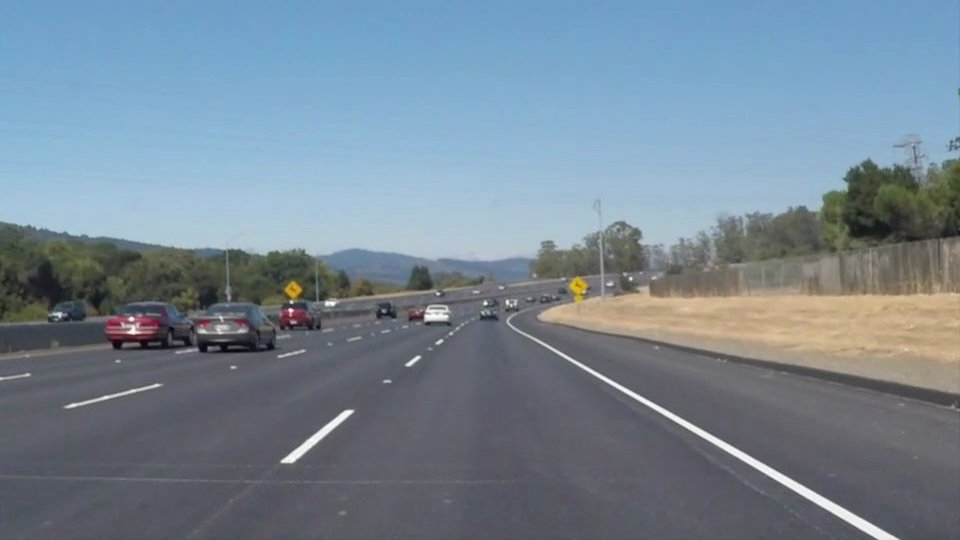
#> input picture images/solidWhiteCurve.jpg, 960 x 540 px, found by its file name
$ jupyter execute --allow-errors Road_Lane_Detection.ipynb
#> lines starting #> are read from the running program, lines starting #| are printed output that depends on the picture; after the words box and inside, x2 and y2 are one past the last pixel; in counts of white or black regions, pixels touching at a corner belong together
[cell 1]
import cv2
import matplotlib.pyplot as plt
import numpy as np

image_path = r"C:\Users\Ninad\OneDrive\Desktop\projects\road_lane_detection\lane-detection-master\images\solidWhiteCurve.jpg"
image1 = cv2.imread(image_path)
#> image1 is the input picture: shape (540, 960, 3); mean B, G, R 148.1, 134.5, 118.5
plt.imshow(image1)

[cell 2]
def grey(image):
  #convert to grayscale
    image = np.asarray(image)
    return cv2.cvtColor(image, cv2.COLOR_RGB2GRAY)

  #Apply Gaussian Blur --> Reduce noise and smoothen image
def gauss(image):
    return cv2.GaussianBlur(image, (5, 5), 0)

  #outline the strongest gradients in the image --> this is where lines in the image are
def canny(image):
    edges = cv2.Canny(image,50,150)
    return edges

[cell 3]
temp=canny(gauss(grey(image1)))
#> in grey, `return cv2.cvtColor(image, cv2.COLOR_RGB2GRAY)`:
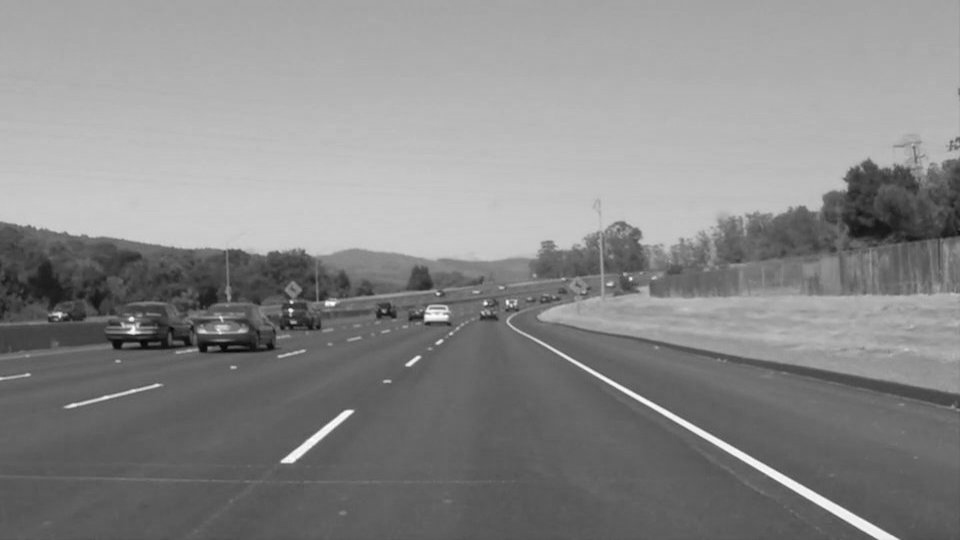
#> returned value: shape (540, 960); min 3, max 255, mean 136.7
#> in canny, `edges = cv2.Canny(image,50,150)`: edges: shape (540, 960); 1.7% white in thin lines or dots, all inside (x1, y1, x2, y2) = (0, 137, 960, 540)

[cell 4]
plt.imshow(temp)

[cell 5]
def region(image):
    height, width = image.shape
    print(height,width)
    #isolate the gradients that correspond to the lane lines
    triangle = np.array([
                       [(100, height), (475, 325), (width, height)]
                       ])
    #create a black image with the same dimensions as original image
    mask = np.zeros_like(image)
    #create a mask (triangle that isolates the region of interest in our image)
    mask = cv2.fillPoly(mask, triangle, 255)

    mask = cv2.bitwise_and(image, mask)
    return mask

[cell 6]
mask=region(temp)
#| 540 960
#> in region, `mask = cv2.bitwise_and(image, mask)`: mask: shape (540, 960); 0.21% white in thin lines or dots, all inside (x1, y1, x2, y2) = (280, 356, 899, 540)
plt.imshow(mask)

[cell 7]
def display_lines(image, lines):
    lines_image = np.zeros_like(image)
    #make sure array isn't empty
    if lines is not None:
        for line in lines:
            x1, y1, x2, y2 = line
            #draw lines on a black image
            cv2.line(lines_image, (x1, y1), (x2, y2), (255, 0, 0), 10)
    return lines_image

[cell 8]
def average(image, lines):
    left = []
    right = []
    for line in lines:
        x1, y1, x2, y2 = line.reshape(4)
        #fit line to points, return slope and y-int
        parameters = np.polyfit((x1, x2), (y1, y2), 1)
        slope = parameters[0]
        y_int = parameters[1]
        #lines on the right have positive slope, and lines on the left have neg slope
        if slope < 0:
            left.append([slope, y_int])
        else:
            right.append([slope, y_int])
    left=np.array(left)
    right=np.array(right)


    #takes average among all the columns (column0: slope, column1: y_int)
    right_avg = np.average(right,axis=0)
    left_avg=np.average(left,axis=0)
    #create lines based on averages calculates
    left_line = make_points(image, left_avg)
    right_line = make_points(image, right_avg)
    return np.array([left_line,right_line])

[cell 9]
def make_points(image, average):
    slope =average[0]
    y_int=average[1]
    y1 = image.shape[0]
    #how long we want our lines to be --> 3/5 the size of the image
    y2 = int(y1 * (3/5))
    #determine algebraically
    x1 = int((y1 - y_int) // slope)
    x2 = int((y2 - y_int) // slope)
    return np.array([x1, y1, x2, y2])

[cell 10]
'''##### DETECTING lane lines in image ######'''

copy = np.copy(image1)
edges = cv2.Canny(copy,50,150)
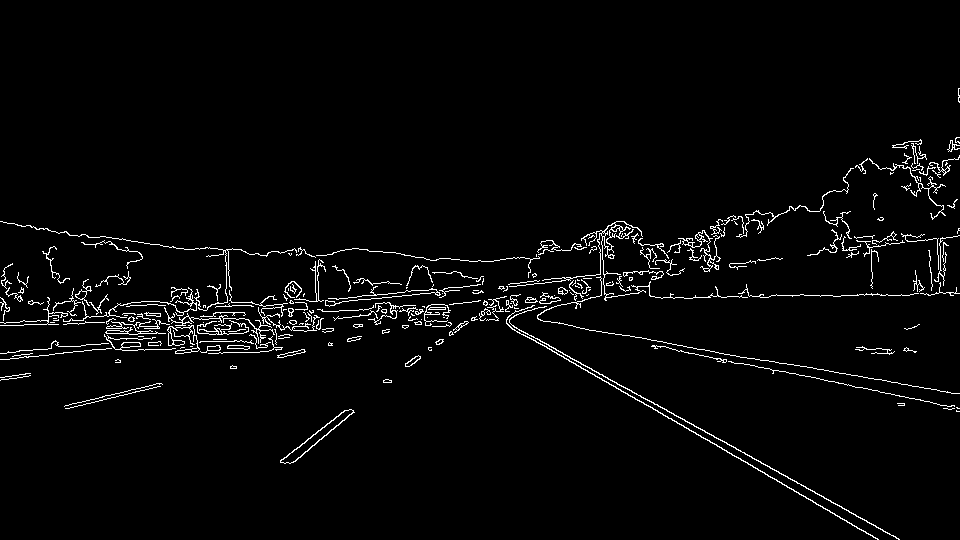
#> edges: shape (540, 960); 2.8% white in thin lines or dots, all inside (x1, y1, x2, y2) = (0, 88, 960, 540)
isolated = region(edges)
#| 540 960
#> in region (call 2), `mask = cv2.bitwise_and(image, mask)`: mask: shape (540, 960); 0.21% white in thin lines or dots, all inside (x1, y1, x2, y2) = (280, 350, 900, 540)
cv2.imshow("edges", edges)
cv2.imshow("iso", isolated)
cv2.waitKey(0)

[cell 11]
#DRAWING LINES: (order of params) --> region of interest, bin size (P, theta), min intersections needed, placeholder array,
lines = cv2.HoughLinesP(isolated, 2, np.pi/180, 100, np.array([]), minLineLength=40, maxLineGap=5)
#> lines = [[609, 384, 878, 539], [660, 407, 899, 539], [293, 462, 353, 412], [289, 453, 346, 410]]
averaged_lines = average(copy, lines)
#> the loop in average, `for line in lines:` made 4 passes
#> (x1, y1, x2, y2, slope, y_int) on passes 1 to 4: (609, 384, 878, 539, 0.576, 33.09), (660, 407, 899, 539, 0.552, 42.48), (293, 462, 353, 412, -0.833, 706.2), (289, 453, 346, 410, -0.754, 671)
#> after the loop in average, `for line in lines:`: left = [[-0.833, 706.2], [-0.754, 671]]; right = [[0.576, 33.09], [0.552, 42.48]]
#> in average, `right_avg = np.average(right,axis=0)`: right_avg = [0.564, 37.79]
#> in average, `left_avg=np.average(left,axis=0)`: left_avg = [-0.794, 688.6]
#> in make_points, `slope =average[0]`: slope = -0.794
#> in make_points, `y_int=average[1]`: y_int = 688.6
#> in make_points, `x1 = int((y1 - y_int) // slope)`: x1 = 187
#> in make_points, `x2 = int((y2 - y_int) // slope)`: x2 = 459
#> in average, `left_line = make_points(image, left_avg)`: left_line = [187, 540, 459, 324]
#> in average, `right_line = make_points(image, right_avg)`: right_line = [890, 540, 507, 324]
#> averaged_lines = [[187, 540, 459, 324], [890, 540, 507, 324]]

black_lines = display_lines(copy, averaged_lines)
#> the loop in display_lines, `for line in lines:` made 2 passes
#taking wighted sum of original image and lane lines image
lanes = cv2.addWeighted(copy, 0.8, black_lines, 1, 1)
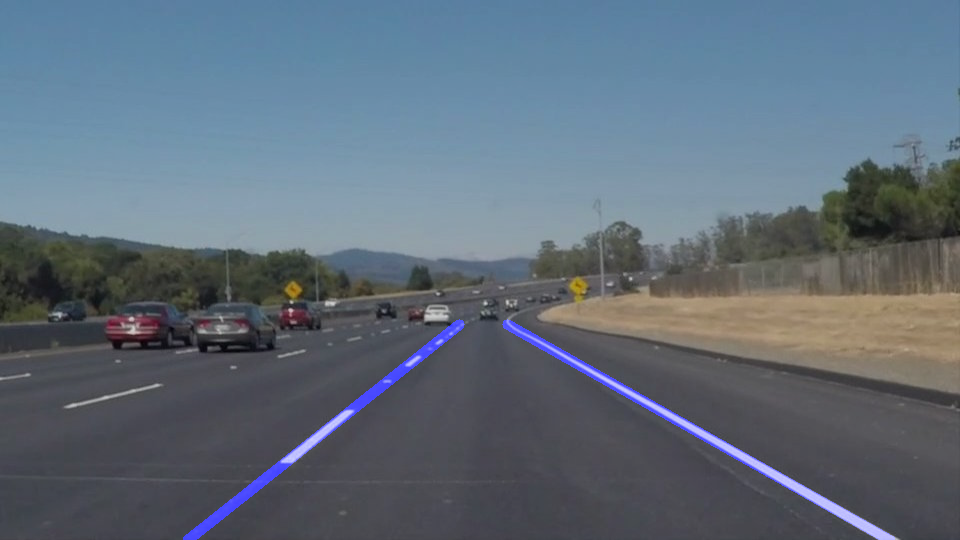
#> lanes: shape (540, 960, 3); mean B, G, R 121.5, 108.6, 95.8
cv2.imshow("lanes", lanes)
cv2.waitKey(0)
#> Out = 113

[cell 12]
'''##### DETECTING lane lines in video ######'''

video = r"C:\Users\Ninad\OneDrive\Desktop\projects\road_lane_detection\lane-detection-master\video\test2_v2_Trim.mp4"
cap = cv2.VideoCapture(video)
print("here")
num = 0
while(cap.isOpened()):
    ret, frame = cap.read()
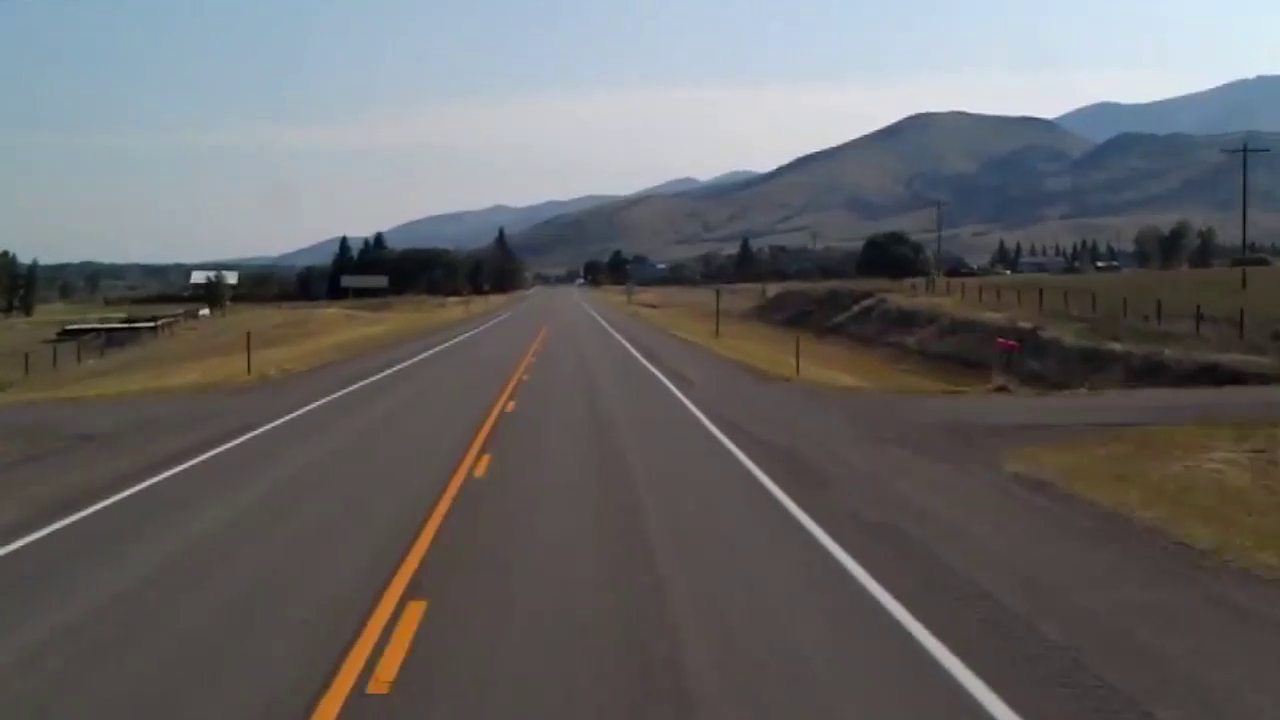
#> input picture frame 15 of video/test2_v2_Trim.mp4, 1280 x 720 px
#> frame is the input picture: shape (720, 1280, 3); mean B, G, R 103.5, 102.8, 103.5
    print(num)
    num += 1
    if ret == True:
        gaus = gauss(frame)
        edges = cv2.Canny(gaus,50,150)
#> edges: shape (720, 1280); 0.9% white in thin lines or dots, all inside (x1, y1, x2, y2) = (0, 74, 1280, 720)
        isolated = region(edges)
#| 720 1280
#> in region (call 3), `mask = cv2.fillPoly(mask, triangle, 255)`: mask: shape (720, 1280); 25.3% white; 1 white region, box (x1, y1, x2, y2) and area: (100, 325, 1279, 720) 233255
#> in region (call 3), `mask = cv2.bitwise_and(image, mask)`:
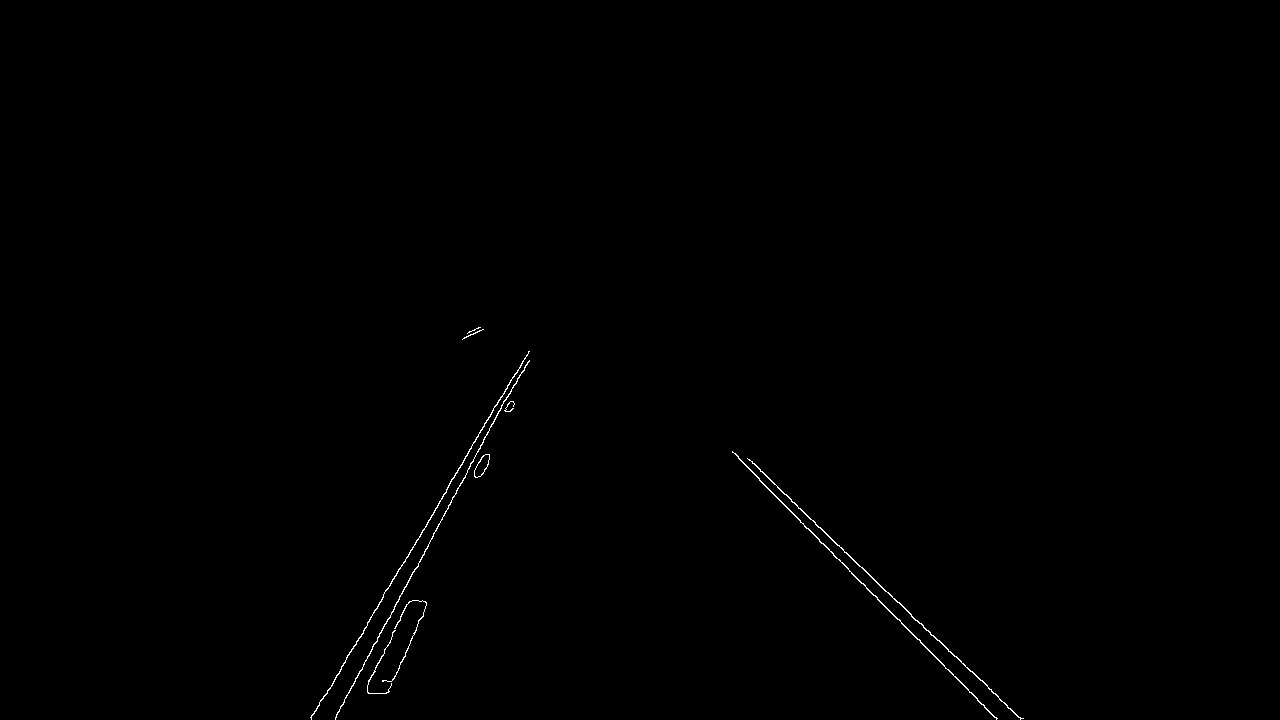
#> mask: shape (720, 1280); 0.28% white in thin lines or dots, all inside (x1, y1, x2, y2) = (310, 327, 1024, 720)
        #region of interest, bin size (P, theta), min intersections needed, placeholder array,
        lines = cv2.HoughLinesP(isolated, 2, np.pi/180, 50, np.array([]), minLineLength=40, maxLineGap=5)
#> lines = 13 rows, first 6: [749, 459, 937, 640], [759, 480, 984, 705], [428, 520, 492, 412], [376, 642, 513, 385], [311, 718, 370, 619], [335, 718, 414, 569]
        averaged_lines = average(frame, lines)
#> the loop in average (call 2), `for line in lines:` made 13 passes
#> (x1, y1, x2, y2, slope, y_int) on passes 1 to 12: (749, 459, 937, 640, 0.963, -262.1), (759, 480, 984, 705, 1, -279), (428, 520, 492, 412, -1.69, 1242.2), (376, 642, 513, 385, -1.88, 1347.3), (311, 718, 370, 619, -1.68, 1239.8), (335, 718, 414, 569, -1.89, 1349.8), (899, 602, 980, 680, 0.963, -263.7), (379, 602, 430, 519, -1.63, 1218.8), (849, 571, 996, 718, 1, -278), (388, 692, 407, 648, -2.32, 1590.5), (493, 408, 528, 353, -1.57, 1182.7), (402, 661, 426, 604, -2.38, 1615.8)
#> averaged_lines = [[332, 720, 487, 432], [1009, 720, 715, 432]]
        black_lines = display_lines(frame, averaged_lines)
#> the loop in display_lines (call 2), `for line in lines:` made 2 passes
        #taking wighted sum of original image and lane lines image
        lanes = cv2.addWeighted(frame, 0.8, black_lines, 1, 1)
#> lanes: shape (720, 1280, 3)
        cv2.imshow("frame", lanes)
        if cv2.waitKey(10) & 0xFF == ord('q'):
#> (key q is pressed here)
            break
    else:
        break
cap.release()
cv2.destroyAllWindows()

[cell 13]
'''##### DETECTING EDGES ON FACE ######'''

video = r"C:\Users\Ninad\OneDrive\Desktop\projects\road_lane_detection\lane-detection-master\video\test2_v2_Trim.mp4"
cap = cv2.VideoCapture(0)
print("here")
while(cap.isOpened()):
    ret, frame = cap.read()
    if ret == True:
        grey = cv2.cvtColor(frame, cv2.COLOR_RGB2GRAY)
        gaus = gauss(grey)
        edges = cv2.Canny(gaus,70,150)
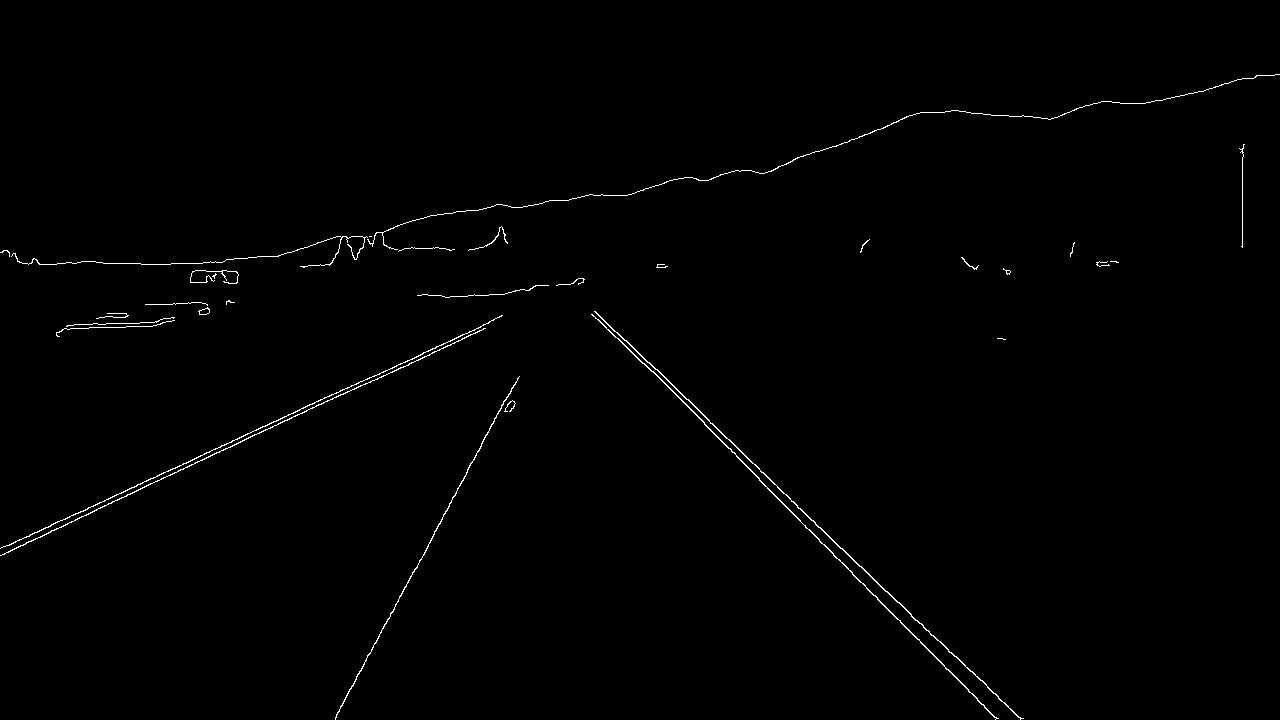
#> edges: shape (720, 1280); 0.67% white in thin lines or dots, all inside (x1, y1, x2, y2) = (0, 74, 1280, 720)
        cv2.imshow("frame", edges)
        if cv2.waitKey(10) & 0xFF == ord('q'):
#> (key q is pressed here)
            break
    else:
        break
cap.release()
cv2.destroyAllWindows()
